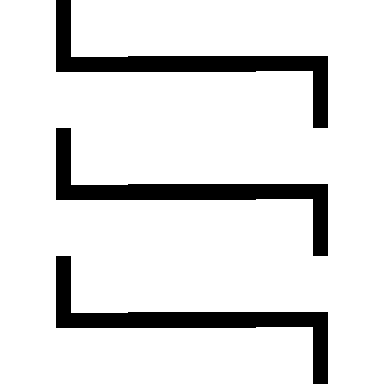

Below is a game level as drawn by its tile map, then a one-line description and the .tmx file that defines it, in full:
An orthogonal 3x3 tile map with 128x128 px tiles, 1 tile layer (Tile Layer 1).

<map version="1.5" tiledversion="1.7.2" orientation="orthogonal" renderorder="right-down" width="3" height="3" tilewidth="128" tileheight="128" infinite="0" nextlayerid="2" nextobjectid="1">
 <tileset firstgid="1" name="g1" tilewidth="128" tileheight="128" tilecount="15" columns="0">
  <grid orientation="orthogonal" width="1" height="1" />
  <tile id="0">
   <image width="128" height="128" source="../tileset/0.bmp" />
  </tile>
  <tile id="1">
   <image width="128" height="128" source="../tileset/1.bmp" />
  </tile>
  <tile id="2">
   <image width="128" height="128" source="../tileset/2.bmp" />
  </tile>
  <tile id="3">
   <image width="128" height="128" source="../tileset/3.bmp" />
  </tile>
  <tile id="4">
   <image width="128" height="128" source="../tileset/4.bmp" />
  </tile>
  <tile id="5">
   <image width="128" height="128" source="../tileset/5.bmp" />
  </tile>
  <tile id="6">
   <image width="128" height="128" source="../tileset/6.bmp" />
  </tile>
  <tile id="7">
   <image width="128" height="128" source="../tileset/7.bmp" />
  </tile>
  <tile id="8">
   <image width="128" height="128" source="../tileset/8.bmp" />
  </tile>
  <tile id="9">
   <image width="128" height="128" source="../tileset/9.bmp" />
  </tile>
  <tile id="10">
   <image width="128" height="128" source="../tileset/10.bmp" />
  </tile>
  <tile id="11">
   <image width="128" height="128" source="../tileset/11.bmp" />
  </tile>
  <tile id="12">
   <image width="128" height="128" source="../tileset/12.bmp" />
  </tile>
  <tile id="13">
   <image width="128" height="128" source="../tileset/13.bmp" />
  </tile>
  <tile id="14">
   <image width="128" height="128" source="../tileset/14.bmp" />
  </tile>
 </tileset>
 <layer id="1" name="Tile Layer 1" width="3" height="3">
  <data encoding="csv">
7,6,9,
7,6,9,
7,6,9
</data>
 </layer>
</map>
